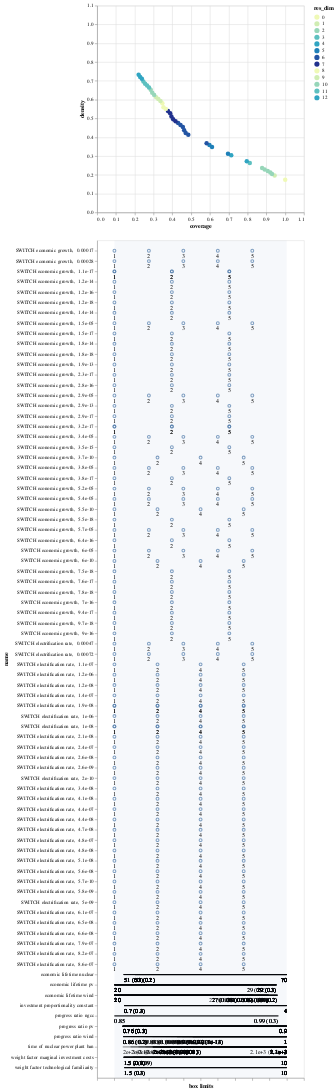

Here is the notebook cell this chart was saved with:
### Markdown cell above
* PRIM struggles with finding a good explanation for this case, why?

The model is highly non-linear and the cases of interest are not nicely located in an orthoganal box. This can also be seen by creating a pairwise scatter plot of the results for any of the boxes on the peeling trajectory.

### Code cell
box3.inspect_tradeoff()

### Figure 1 — Vega-Lite specification as saved in the notebook (floating-point values rounded to 4 significant figures; data arrays with more than 128 entries replaced by an {"elided": "..."} marker saying what was removed)
{"config": {"view": {"continuousWidth": 300, "continuousHeight": 300}}, "vconcat": [{"data": {"name": "data-f368a7dd3fdbd1dedf96f3e7436b2a50"}, "mark": {"type": "circle", "size": 75}, "encoding": {"color": {"field": "res_dim", "scale": {"range": ["#eff9b6", "#d0edb3", "#97d6b9", "#5dc0c0", "#31a5c2", "#1f80b8", "#2354a3", "#21318d"]}, "type": "ordinal"}, "opacity": {"condition": {"param": "param_1", "value": 1}, "value": 0.4}, "tooltip": [{"field": "id", "type": "quantitative"}, {"field": "coverage", "format": ".2", "type": "quantitative"}, {"field": "density", "format": ".2", "type": "quantitative"}, {"field": "res_dim", "type": "ordinal"}], "x": {"field": "coverage", "scale": {"domain": [0, 1.1]}, "type": "quantitative"}, "y": {"field": "density", "scale": {"domain": [0, 1.1]}, "type": "quantitative"}}, "height": 400, "name": "view_1", "width": 400}, {"layer": [{"data": {"name": "data-c0414528ca3f4ad3bf01a91af19ee55b"}, "mark": {"type": "rule"}, "encoding": {"x": {"axis": {"grid": false, "labels": false, "title": "box limits"}, "field": "x_lower", "scale": {"domain": [0, 1], "padding": 0.1}, "type": "quantitative"}, "x2": {"field": "x_upper"}, "y": {"field": "name", "scale": {"padding": 1.0}, "type": "nominal"}}, "transform": [{"calculate": "(datum.x1-datum.minimum)/(datum.maximum-datum.minimum)", "as": "x_lower"}, {"calculate": "(datum.x2-datum.minimum)/(datum.maximum-datum.minimum)", "as": "x_upper"}, {"filter": {"param": "param_1"}}]}, {"data": {"name": "data-c0414528ca3f4ad3bf01a91af19ee55b"}, "mark": {"type": "text", "align": "left", "baseline": "top", "dy": 5}, "encoding": {"text": {"field": "text", "type": "ordinal"}, "x": {"axis": {"grid": false, "labels": false, "title": "box limits"}, "field": "x_lower", "scale": {"domain": [0, 1], "padding": 0.1}, "type": "quantitative"}, "x2": {"field": "x_upper"}, "y": {"field": "name", "scale": {"padding": 1.0}, "type": "nominal"}}, "transform": [{"calculate": "(datum.x1-datum.minimum)/(datum.maximum-datum.minimum)", "as": "x_lower"}, {"calculate": "(datum.x2-datum.minimum)/(datum.maximum-datum.minimum)", "as": "x_upper"}, {"filter": {"param": "param_1"}}, {"calculate": "datum.qp_lower>0?format(datum.x1, \".2\")+\" (\"+format(datum.qp_lower, \".1~g\")+\")\" :format(datum.x1, \".2\")", "as": "text"}]}, {"data": {"name": "data-c0414528ca3f4ad3bf01a91af19ee55b"}, "mark": {"type": "text", "align": "right", "baseline": "top", "dy": 5}, "encoding": {"text": {"field": "text", "type": "ordinal"}, "x": {"field": "x_upper", "type": "quantitative"}, "x2": {"field": "x_upper"}, "y": {"field": "name", "scale": {"padding": 1.0}, "type": "nominal"}}, "transform": [{"calculate": "(datum.x1-datum.minimum)/(datum.maximum-datum.minimum)", "as": "x_lower"}, {"calculate": "(datum.x2-datum.minimum)/(datum.maximum-datum.minimum)", "as": "x_upper"}, {"filter": {"param": "param_1"}}, {"calculate": "datum.qp_upper>0?format(datum.x2, \".2\")+\" (\"+format(datum.qp_upper, \".1\")+\")\" :format(datum.x2, \".2\")", "as": "text"}]}, {"data": {"name": "data-bb8d07f6df3d47a6a475317795287b23"}, "mark": {"type": "rect", "opacity": 0.05}, "encoding": {"x": {"field": "start", "type": "quantitative"}, "x2": {"field": "end"}}}, {"data": {"name": "data-e99efcedefb0c47bc6e0cdcc4ec85452"}, "mark": {"type": "point"}, "encoding": {"x": {"field": "x", "type": "quantitative"}, "y": {"field": "name", "type": "nominal"}}, "transform": [{"filter": {"param": "param_1"}}]}, {"data": {"name": "data-e99efcedefb0c47bc6e0cdcc4ec85452"}, "mark": {"type": "text", "align": "center", "baseline": "top", "dy": 5}, "encoding": {"text": {"field": "item", "type": "nominal"}, "x": {"field": "x", "type": "quantitative"}, "y": {"field": "name", "type": "nominal"}}, "transform": [{"filter": {"param": "param_1"}}]}], "width": 400}], "params": [{"name": "param_1", "select": {"type": "point", "fields": ["id"]}, "views": ["view_1"]}], "$schema": "https://vega.github.io/schema/vega-lite/v5.8.0.json", "datasets": {"data-f368a7dd3fdbd1dedf96f3e7436b2a50": [{"coverage": 1.0, "density": 0.1742, "id": 0, "k": 871, "mass": 1.0, "mean": 0.1742, "n": 5000, "res_dim": 0}, {"coverage": 0.9437, "density": 0.1973, "id": 1, "k": 822, "mass": 0.8334, "mean": 0.1973, "n": 4167, "res_dim": 1}, {"coverage": 0.93, "density": 0.2046, "id": 2, "k": 810, "mass": 0.7916, "mean": 0.2046, "n": 3958, "res_dim": 2}, {"coverage": 0.9208, "density": 0.2133, "id": 3, "k": 802, "mass": 0.752, "mean": 0.2133, "n": 3760, "res_dim": 2}, {"coverage": 0.907, "density": 0.2212, "id": 4, "k": 790, "mass": 0.7144, "mean": 0.2212, "n": 3572, "res_dim": 2}, {"coverage": 0.8909, "density": 0.2287, "id": 5, "k": 776, "mass": 0.6786, "mean": 0.2287, "n": 3393, "res_dim": 2}, {"coverage": 0.8772, "density": 0.237, "id": 6, "k": 764, "mass": 0.6446, "mean": 0.237, "n": 3223, "res_dim": 2}, {"coverage": 0.8117, "density": 0.2637, "id": 7, "k": 707, "mass": 0.5362, "mean": 0.2637, "n": 2681, "res_dim": 3}, {"coverage": 0.7956, "density": 0.2722, "id": 8, "k": 693, "mass": 0.5092, "mean": 0.2722, "n": 2546, "res_dim": 4}, {"coverage": 0.713, "density": 0.3047, "id": 9, "k": 621, "mass": 0.4076, "mean": 0.3047, "n": 2038, "res_dim": 4}, {"coverage": 0.6958, "density": 0.313, "id": 10, "k": 606, "mass": 0.3872, "mean": 0.313, "n": 1936, "res_dim": 5}, {"coverage": 0.6108, "density": 0.3489, "id": 11, "k": 532, "mass": 0.305, "mean": 0.3489, "n": 1525, "res_dim": 5}, {"coverage": 0.597, "density": 0.3591, "id": 12, "k": 520, "mass": 0.2896, "mean": 0.3591, "n": 1448, "res_dim": 5}, {"coverage": 0.5821, "density": 0.3687, "id": 13, "k": 507, "mass": 0.275, "mean": 0.3687, "n": 1375, "res_dim": 6}, {"coverage": 0.4845, "density": 0.4129, "id": 14, "k": 422, "mass": 0.2044, "mean": 0.4129, "n": 1022, "res_dim": 6}, {"coverage": 0.4707, "density": 0.4227, "id": 15, "k": 410, "mass": 0.194, "mean": 0.4227, "n": 970, "res_dim": 6}, {"coverage": 0.4627, "density": 0.4376, "id": 16, "k": 403, "mass": 0.1842, "mean": 0.4376, "n": 921, "res_dim": 6}, {"coverage": 0.4558, "density": 0.4542, "id": 17, "k": 397, "mass": 0.1748, "mean": 0.4542, "n": 874, "res_dim": 6}, {"coverage": 0.4432, "density": 0.4651, "id": 18, "k": 386, "mass": 0.166, "mean": 0.4651, "n": 830, "res_dim": 6}, {"coverage": 0.4305, "density": 0.4759, "id": 19, "k": 375, "mass": 0.1576, "mean": 0.4759, "n": 788, "res_dim": 6}, {"coverage": 0.4168, "density": 0.4853, "id": 20, "k": 363, "mass": 0.1496, "mean": 0.4853, "n": 748, "res_dim": 7}, {"coverage": 0.4041, "density": 0.4958, "id": 21, "k": 352, "mass": 0.142, "mean": 0.4958, "n": 710, "res_dim": 7}, {"coverage": 0.3949, "density": 0.5104, "id": 22, "k": 344, "mass": 0.1348, "mean": 0.5104, "n": 674, "res_dim": 7}, {"coverage": 0.3881, "density": 0.5281, "id": 23, "k": 338, "mass": 0.128, "mean": 0.5281, "n": 640, "res_dim": 7}, {"coverage": 0.3766, "density": 0.5395, "id": 24, "k": 328, "mass": 0.1216, "mean": 0.5395, "n": 608, "res_dim": 7}, {"coverage": 0.3651, "density": 0.5511, "id": 25, "k": 318, "mass": 0.1154, "mean": 0.5511, "n": 577, "res_dim": 8}, {"coverage": 0.3525, "density": 0.5602, "id": 26, "k": 307, "mass": 0.1096, "mean": 0.5602, "n": 548, "res_dim": 8}, {"coverage": 0.3467, "density": 0.5808, "id": 27, "k": 302, "mass": 0.104, "mean": 0.5808, "n": 520, "res_dim": 8}, {"coverage": 0.3364, "density": 0.5931, "id": 28, "k": 293, "mass": 0.0988, "mean": 0.5931, "n": 494, "res_dim": 9}, {"coverage": 0.3249, "density": 0.6034, "id": 29, "k": 283, "mass": 0.0938, "mean": 0.6034, "n": 469, "res_dim": 9}, {"coverage": 0.3134, "density": 0.6135, "id": 30, "k": 273, "mass": 0.089, "mean": 0.6135, "n": 445, "res_dim": 9}, {"coverage": 0.3031, "density": 0.6256, "id": 31, "k": 264, "mass": 0.0844, "mean": 0.6256, "n": 422, "res_dim": 10}, {"coverage": 0.2928, "density": 0.6375, "id": 32, "k": 255, "mass": 0.08, "mean": 0.6375, "n": 400, "res_dim": 10}, {"coverage": 0.2847, "density": 0.6526, "id": 33, "k": 248, "mass": 0.076, "mean": 0.6526, "n": 380, "res_dim": 10}, {"coverage": 0.2755, "density": 0.6648, "id": 34, "k": 240, "mass": 0.0722, "mean": 0.6648, "n": 361, "res_dim": 11}, {"coverage": 0.2652, "density": 0.6754, "id": 35, "k": 231, "mass": 0.0684, "mean": 0.6754, "n": 342, "res_dim": 11}, {"coverage": 0.2549, "density": 0.6852, "id": 36, "k": 222, "mass": 0.0648, "mean": 0.6852, "n": 324, "res_dim": 11}, {"coverage": 0.2457, "density": 0.6971, "id": 37, "k": 214, "mass": 0.0614, "mean": 0.6971, "n": 307, "res_dim": 11}, {"coverage": 0.2377, "density": 0.7113, "id": 38, "k": 207, "mass": 0.0582, "mean": 0.7113, "n": 291, "res_dim": 12}, {"coverage": 0.2285, "density": 0.721, "id": 39, "k": 199, "mass": 0.0552, "mean": 0.721, "n": 276, "res_dim": 12}, {"coverage": 0.2204, "density": 0.7328, "id": 40, "k": 192, "mass": 0.0524, "mean": 0.7328, "n": 262, "res_dim": 12}], "data-c0414528ca3f4ad3bf01a91af19ee55b": {"elided": "201 records"}, "data-bb8d07f6df3d47a6a475317795287b23": [{"start": 0, "end": 1}], "data-e99efcedefb0c47bc6e0cdcc4ec85452": {"elided": "281 records"}}}
